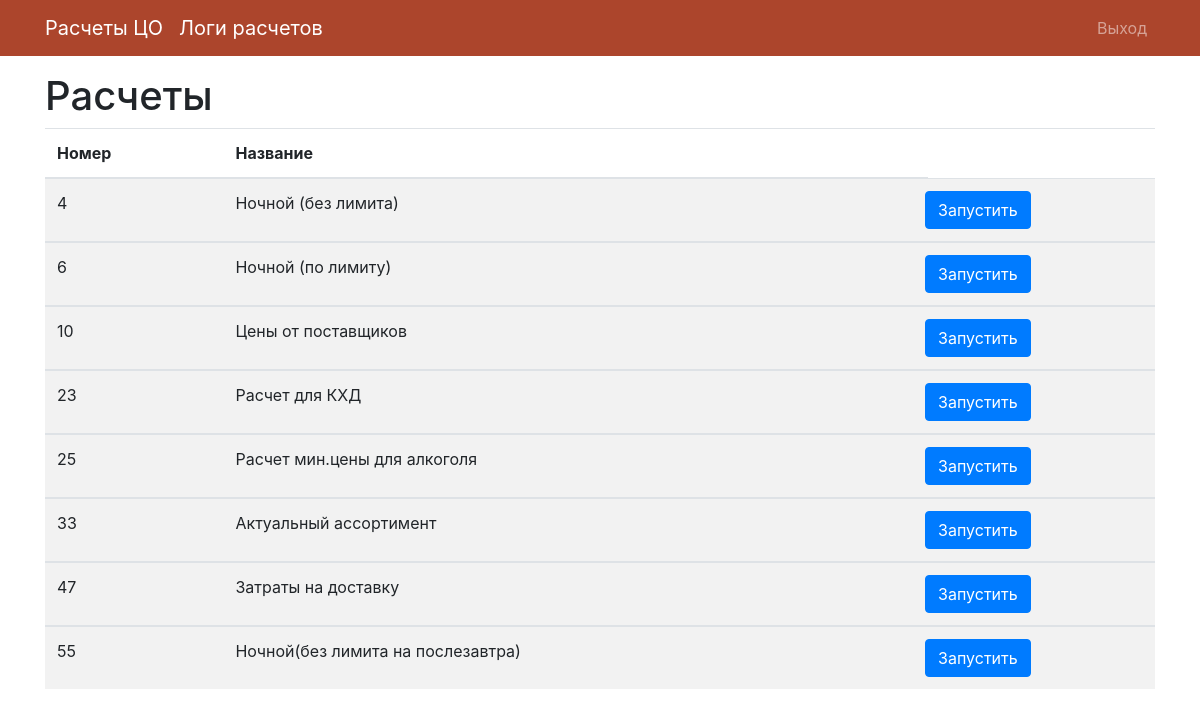
The app's page /index (signed in) with its own data.
### tables this page shows
CREATE TABLE calc
(id_calc INTEGER PRIMARY KEY not null, name varchar(255) not null);

### app/main/routes.py (the view)
@main.route('/')
@main.route('/index')
@login_required
def index():
    con = sql.connect(db_path)
    con.row_factory = sql.Row
    cur = con.cursor()
    cur.execute("select * from main.calc")
    calcs = cur.fetchall()
    con.close()
    return render_template('main/index.html', calcs=calcs)

### app/model.py (called while the page is built)
@login.user_loader
def load_user(id):
    return User.query.get(int(id))

### app/templates/main/index.html (shortened to what this page needs)
{% extends 'base.html' %}
{% block app_content %}
    <h1>Расчеты</h1>
    <table class="table table-striped">
        <thead>
        <tr>
            <th scope="col">Номер</th>
            <th scope="col">Название</th>
            <td></td>
        </tr>
        </thead>
        <tbody>
        {% for calc in calcs %}
            <tr>
                <td>{{ calc["id_calc"] }}</td>
                <td>{{ calc["name"] }}</td>
                <td class="text-right">
                    <div class="row">
                        <form action="{{ url_for('main.add_log') }}" method="post" class="pull-right">
                            <input type="submit" class="btn btn-primary pull-right" data-toggle="confirmation"
                                   data-title="Действительно запустить?" value="Запустить">
                        </form>
                    </div>
                </td>
            </tr>
            </tbody>
        {% endfor %}
    </table>
{% endblock %}

### records on screen
calc: id_calc "4", name "Ночной (без лимита)"
calc: id_calc "6", name "Ночной (по лимиту)"
calc: id_calc "10", name "Цены от поставщиков"
calc: id_calc "23", name "Расчет для КХД"
calc: id_calc "25", name "Расчет мин.цены для алкоголя"
calc: id_calc "33", name "Актуальный ассортимент"
calc: id_calc "47", name "Затраты на доставку"
calc: id_calc "55", name "Ночной(без лимита на послезавтра)"
